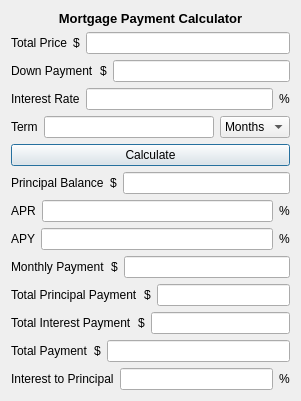
<?xml version="1.0" encoding="UTF-8"?>
<ui version="4.0">
 <class>Dialog</class>
 <widget class="QDialog" name="Dialog">
  <property name="geometry">
   <rect>
    <x>0</x>
    <y>0</y>
    <width>301</width>
    <height>401</height>
   </rect>
  </property>
  <property name="windowTitle">
   <string>Dialog</string>
  </property>
  <layout class="QGridLayout" name="gridLayout">
   <item row="0" column="0">
    <layout class="QVBoxLayout" name="verticalLayout">
     <item>
      <widget class="QLabel" name="label_2">
       <property name="font">
        <font>
         <pointsize>10</pointsize>
         <weight>75</weight>
         <bold>true</bold>
        </font>
       </property>
       <property name="text">
        <string>Mortgage Payment Calculator</string>
       </property>
       <property name="alignment">
        <set>Qt::AlignCenter</set>
       </property>
      </widget>
     </item>
     <item>
      <layout class="QHBoxLayout" name="horizontalLayout">
       <item>
        <widget class="QLabel" name="label">
         <property name="text">
          <string>Total Price</string>
         </property>
        </widget>
       </item>
       <item>
        <widget class="QLabel" name="label_14">
         <property name="text">
          <string>$</string>
         </property>
        </widget>
       </item>
       <item>
        <widget class="QLineEdit" name="lineEdit_TotalPrice"/>
       </item>
      </layout>
     </item>
     <item>
      <layout class="QHBoxLayout" name="horizontalLayout_2">
       <item>
        <widget class="QLabel" name="label_3">
         <property name="text">
          <string>Down Payment</string>
         </property>
        </widget>
       </item>
       <item>
        <widget class="QLabel" name="label_15">
         <property name="text">
          <string>$</string>
         </property>
        </widget>
       </item>
       <item>
        <widget class="QLineEdit" name="lineEdit_DownPayment"/>
       </item>
      </layout>
     </item>
     <item>
      <layout class="QHBoxLayout" name="horizontalLayout_3">
       <item>
        <widget class="QLabel" name="label_4">
         <property name="text">
          <string>Interest Rate</string>
         </property>
        </widget>
       </item>
       <item>
        <widget class="QLineEdit" name="lineEdit_IntRate"/>
       </item>
       <item>
        <widget class="QLabel" name="label_16">
         <property name="text">
          <string>%</string>
         </property>
        </widget>
       </item>
      </layout>
     </item>
     <item>
      <layout class="QHBoxLayout" name="horizontalLayout_4">
       <item>
        <widget class="QLabel" name="label_5">
         <property name="text">
          <string>Term</string>
         </property>
        </widget>
       </item>
       <item>
        <widget class="QLineEdit" name="lineEdit_Term"/>
       </item>
       <item>
        <widget class="QComboBox" name="comboBox_term">
         <item>
          <property name="text">
           <string>Months</string>
          </property>
         </item>
         <item>
          <property name="text">
           <string>Years</string>
          </property>
         </item>
        </widget>
       </item>
      </layout>
     </item>
     <item>
      <widget class="QPushButton" name="pushButton_Calculate">
       <property name="text">
        <string>Calculate</string>
       </property>
      </widget>
     </item>
     <item>
      <layout class="QHBoxLayout" name="horizontalLayout_5">
       <item>
        <widget class="QLabel" name="label_6">
         <property name="text">
          <string>Principal Balance</string>
         </property>
        </widget>
       </item>
       <item>
        <widget class="QLabel" name="label_20">
         <property name="text">
          <string>$</string>
         </property>
        </widget>
       </item>
       <item>
        <widget class="QLineEdit" name="lineEdit_PrincipalBal"/>
       </item>
      </layout>
     </item>
     <item>
      <layout class="QHBoxLayout" name="horizontalLayout_6">
       <item>
        <widget class="QLabel" name="label_7">
         <property name="text">
          <string>APR</string>
         </property>
        </widget>
       </item>
       <item>
        <widget class="QLineEdit" name="lineEdit_APR"/>
       </item>
       <item>
        <widget class="QLabel" name="label_17">
         <property name="text">
          <string>%</string>
         </property>
        </widget>
       </item>
      </layout>
     </item>
     <item>
      <layout class="QHBoxLayout" name="horizontalLayout_7">
       <item>
        <widget class="QLabel" name="label_8">
         <property name="text">
          <string>APY</string>
         </property>
        </widget>
       </item>
       <item>
        <widget class="QLineEdit" name="lineEdit_APY"/>
       </item>
       <item>
        <widget class="QLabel" name="label_18">
         <property name="text">
          <string>%</string>
         </property>
        </widget>
       </item>
      </layout>
     </item>
     <item>
      <layout class="QHBoxLayout" name="horizontalLayout_8">
       <item>
        <widget class="QLabel" name="label_9">
         <property name="text">
          <string>Monthly Payment</string>
         </property>
        </widget>
       </item>
       <item>
        <widget class="QLabel" name="label_21">
         <property name="text">
          <string>$</string>
         </property>
        </widget>
       </item>
       <item>
        <widget class="QLineEdit" name="lineEdit_MonthPay"/>
       </item>
      </layout>
     </item>
     <item>
      <layout class="QHBoxLayout" name="horizontalLayout_9">
       <item>
        <widget class="QLabel" name="label_10">
         <property name="text">
          <string>Total Principal Payment</string>
         </property>
        </widget>
       </item>
       <item>
        <widget class="QLabel" name="label_22">
         <property name="text">
          <string>$</string>
         </property>
        </widget>
       </item>
       <item>
        <widget class="QLineEdit" name="lineEdit_TotalPrinPay"/>
       </item>
      </layout>
     </item>
     <item>
      <layout class="QHBoxLayout" name="horizontalLayout_10">
       <item>
        <widget class="QLabel" name="label_11">
         <property name="text">
          <string>Total Interest Payment</string>
         </property>
        </widget>
       </item>
       <item>
        <widget class="QLabel" name="label_23">
         <property name="text">
          <string>$</string>
         </property>
        </widget>
       </item>
       <item>
        <widget class="QLineEdit" name="lineEdit_TotalIntPay"/>
       </item>
      </layout>
     </item>
     <item>
      <layout class="QHBoxLayout" name="horizontalLayout_11">
       <item>
        <widget class="QLabel" name="label_12">
         <property name="text">
          <string>Total Payment</string>
         </property>
        </widget>
       </item>
       <item>
        <widget class="QLabel" name="label_24">
         <property name="text">
          <string>$</string>
         </property>
        </widget>
       </item>
       <item>
        <widget class="QLineEdit" name="lineEdit_TotalPay"/>
       </item>
      </layout>
     </item>
     <item>
      <layout class="QHBoxLayout" name="horizontalLayout_12">
       <item>
        <widget class="QLabel" name="label_13">
         <property name="text">
          <string>Interest to Principal</string>
         </property>
        </widget>
       </item>
       <item>
        <widget class="QLineEdit" name="lineEdit_InttoPrincipal"/>
       </item>
       <item>
        <widget class="QLabel" name="label_19">
         <property name="text">
          <string>%</string>
         </property>
        </widget>
       </item>
      </layout>
     </item>
    </layout>
   </item>
  </layout>
 </widget>
 <resources/>
 <connections/>
</ui>
